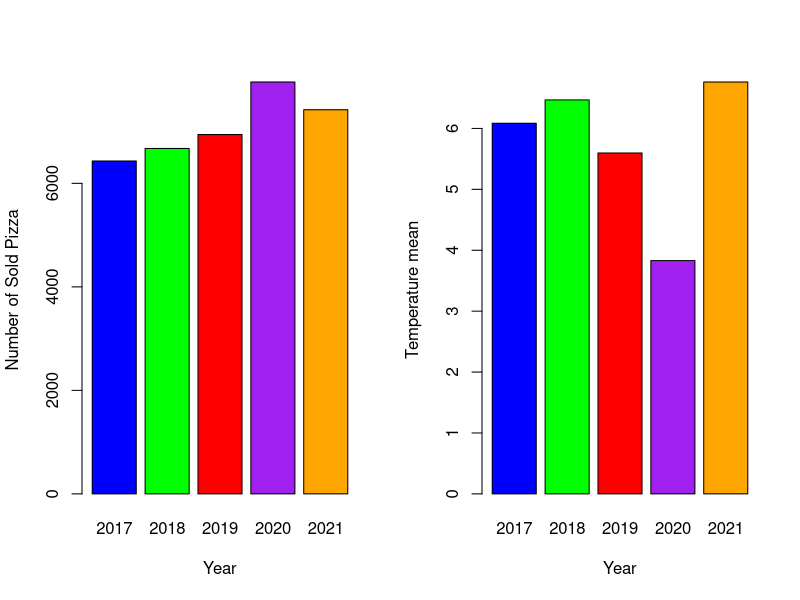
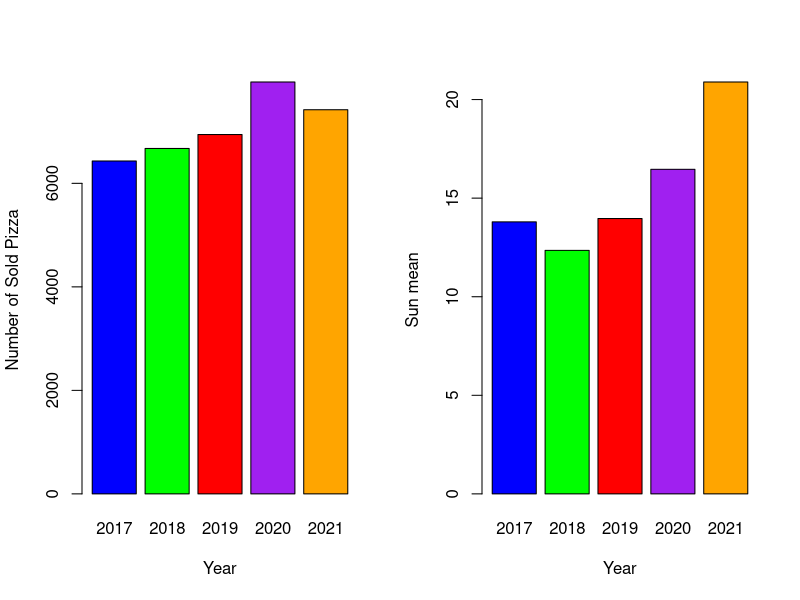
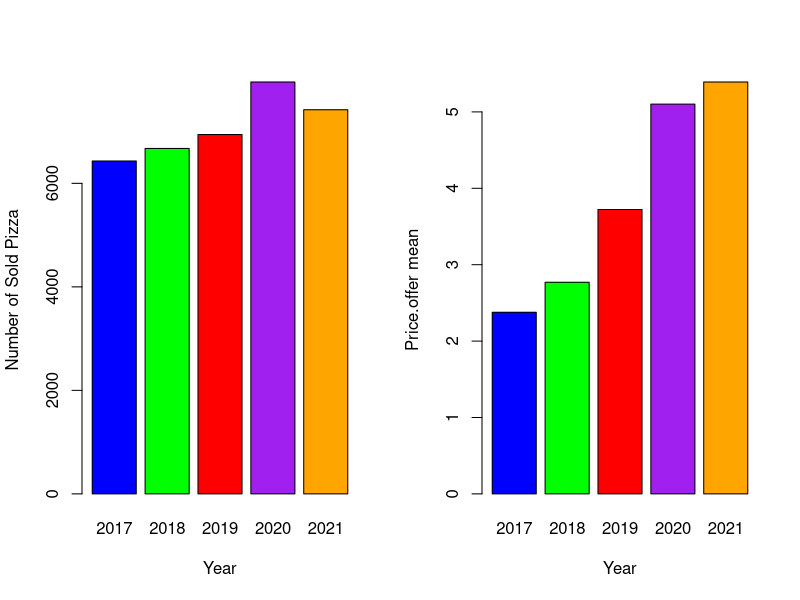
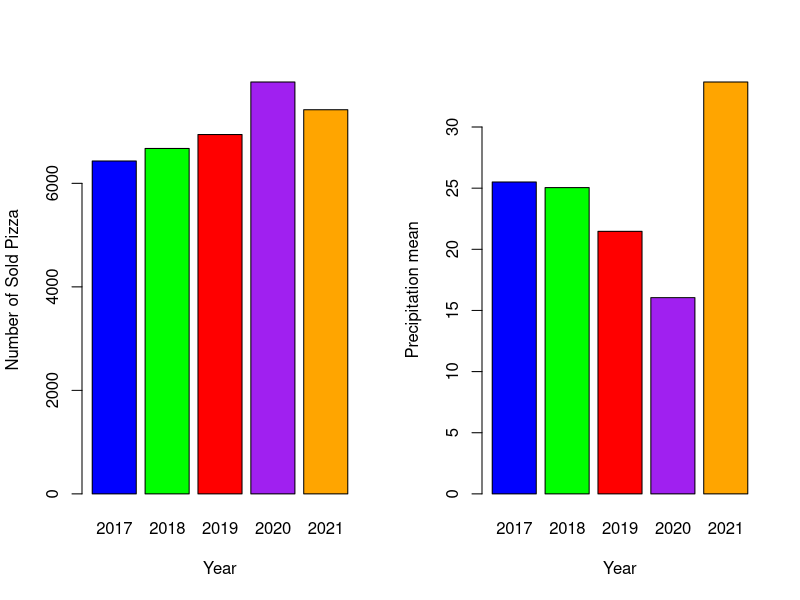
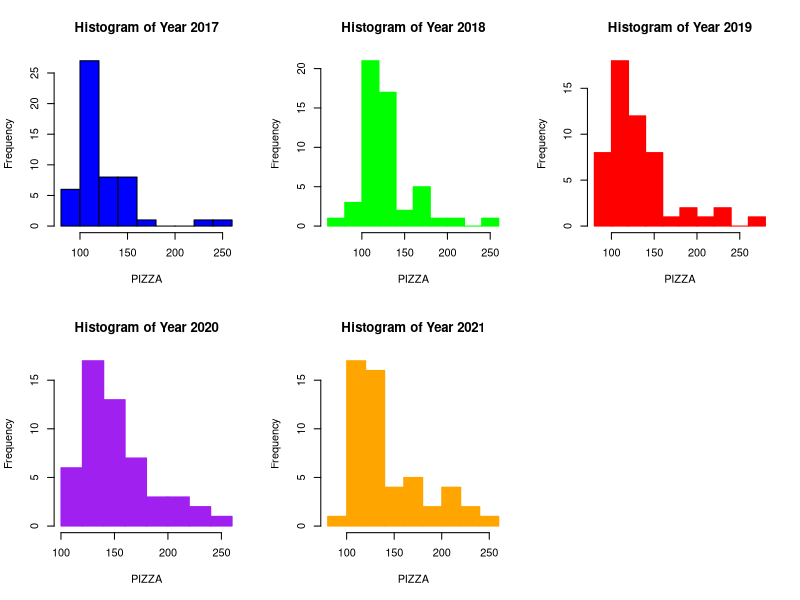
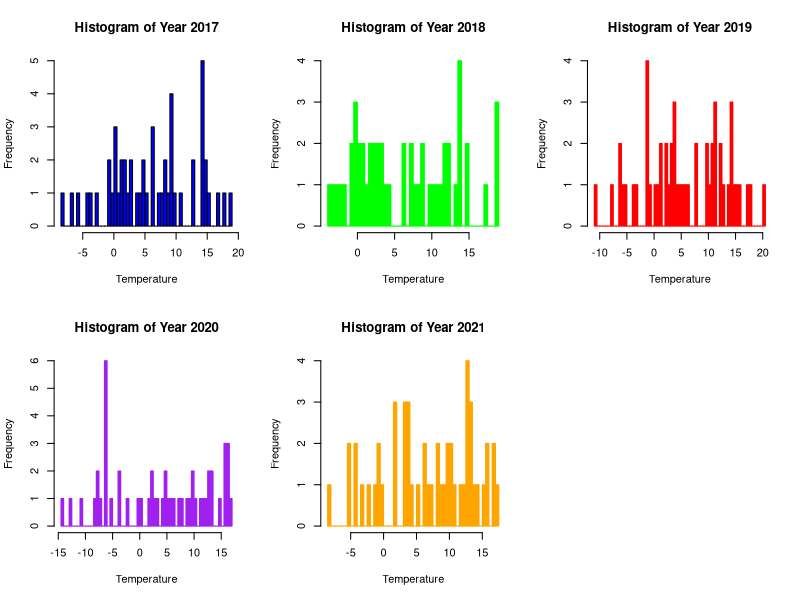
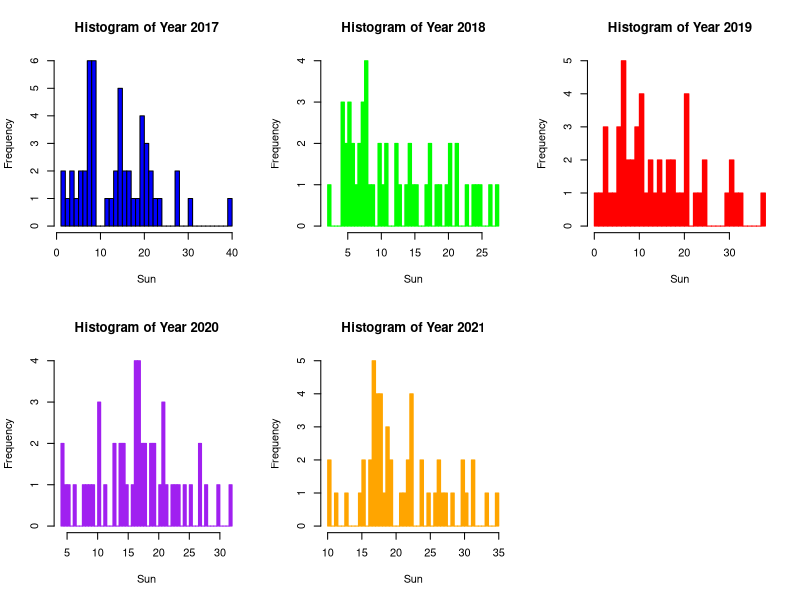
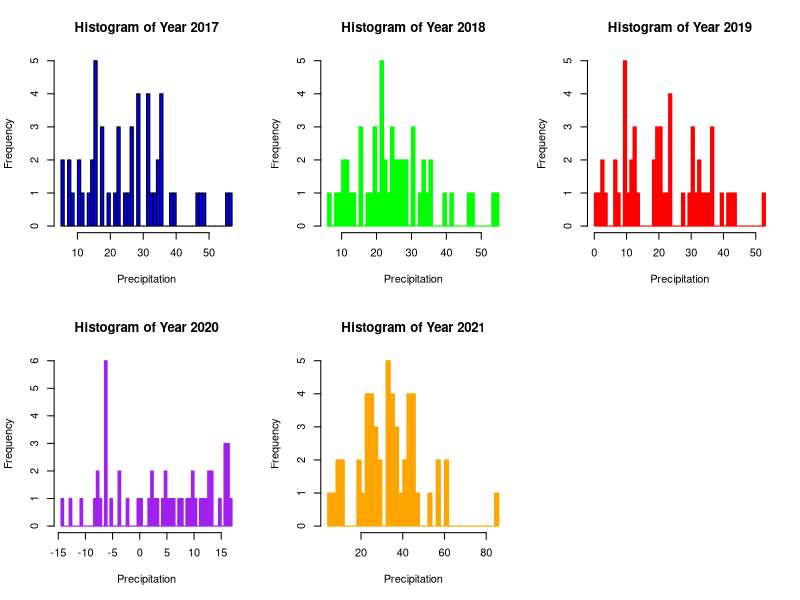

Source code (R) for these figures, in order:
## ---- chunk 1
knitr::opts_chunk$set(warning = FALSE, message = FALSE) 
## ---- chunk 2
library(readxl)
## ---- chunk 3
data = read.csv('data.csv')
#my_data %>% drop_na()
Pizza = data$Pizza
Year2017 = data[1:52,]
Year2018 = data[53:104,]
Year2019 = data[105:157,]
Year2020 = data[158:209,]
Year2021 = data[210:dim(data)[1],]
## ---- chunk 4

years = c("2017", "2018", "2019", "2020", "2021")
colors = c("blue", "green", "red", "purple", "orange")
par(mfrow = c(1, 2))

# Create the first bar plot
barplot(c(sum(Year2017$Pizza), sum(Year2018$Pizza), sum(Year2019$Pizza), sum(Year2020$Pizza), sum(Year2021$Pizza)), 
        names.arg = years, 
        xlab = "Year", ylab = "Number of Sold Pizza",col=colors)

# Create the second bar plot
barplot(c(mean(Year2017$Temperature), mean(Year2018$Temperature), mean(Year2019$Temperature), mean(Year2020$Temperature), mean(Year2021$Temperature)), 
        names.arg = years, 
        xlab = "Year", ylab = "Temperature mean",col=colors)

#####################################################################################
## ---- chunk 5
par(mfrow = c(1, 2))
barplot(c(sum(Year2017$Pizza), sum(Year2018$Pizza), sum(Year2019$Pizza), sum(Year2020$Pizza), sum(Year2021$Pizza)), 
        names.arg = years, 
        xlab = "Year", ylab = "Number of Sold Pizza",col=colors)

# Create the second bar plot
barplot(c(mean(Year2017$Sun), mean(Year2018$Sun), mean(Year2019$Sun), mean(Year2020$Sun), mean(Year2021$Sun)), 
        names.arg = years, 
        xlab = "Year", ylab = "Sun mean",col=colors)
## ---- chunk 6
par(mfrow = c(1, 2))
barplot(c(sum(Year2017$Pizza), sum(Year2018$Pizza), sum(Year2019$Pizza), sum(Year2020$Pizza), sum(Year2021$Pizza)), 
        names.arg = years, 
        xlab = "Year", ylab = "Number of Sold Pizza",col=colors)

# Create the second bar plot
barplot(c(mean(Year2017$Price.offer), mean(Year2018$Price.offer), mean(Year2019$Price.offer), mean(Year2020$Price.offer), mean(Year2021$Price.offer)), 
        names.arg = years, 
        xlab = "Year", ylab = "Price.offer mean",col=colors)
## ---- chunk 7
par(mfrow = c(1, 2))
# Create the first bar plot
barplot(c(sum(Year2017$Pizza), sum(Year2018$Pizza), sum(Year2019$Pizza), sum(Year2020$Pizza), sum(Year2021$Pizza)), 
        names.arg = years, 
        xlab = "Year", ylab = "Number of Sold Pizza",col=colors)

# Create the second bar plot
barplot(c(mean(Year2017$Precipitation), mean(Year2018$Precipitation), mean(Year2019$Precipitation), mean(Year2020$Precipitation), mean(Year2021$Precipitation)), 
        names.arg = years, 
        xlab = "Year", ylab = "Precipitation mean",col=colors)
## ---- chunk 8
# Set the layout to 4 rows and 1 column
par(mfrow = c(2, 3))

# Create a histogram of the data for Year 2017 with frequency on the y-axis
hist(Year2017$Pizza,
     main = "Histogram of Year 2017", xlab = "PIZZA", ylab = "Frequency",
     col = "blue")

# Create a histogram of the data for Year 2018 with frequency on the y-axis
hist(Year2018$Pizza, 
     main = "Histogram of Year 2018", xlab = "PIZZA", ylab = "Frequency",
     col = "green", border = "green")

# Create a histogram of the data for Year 2019 with frequency on the y-axis
hist(Year2019$Pizza,
     main = "Histogram of Year 2019", xlab = "PIZZA", ylab = "Frequency",
     col = "red", border = "red")

# Create a histogram of the data for Year 2020 with frequency on the y-axis
hist(Year2020$Pizza,  
     main = "Histogram of Year 2020", xlab = "PIZZA", ylab = "Frequency",
     col = "purple", border = "purple")

# Create a histogram of the data for Year 2021 with frequency on the y-axis
hist(Year2021$Pizza, 
     main = "Histogram of Year 2021", xlab = "PIZZA", ylab = "Frequency",
     col = "orange", border = "orange")
## ---- chunk 9
##############################################################################################
# Set the layout to 4 rows and 1 column
par(mfrow = c(2, 3))

# Create a histogram of the data for Year 2017 with frequency on the y-axis
hist(Year2017$Temperature,
     main = "Histogram of Year 2017", xlab = "Temperature", ylab = "Frequency",
     col = "blue",breaks = 50)

# Create a histogram of the data for Year 2018 with frequency on the y-axis
hist(Year2018$Temperature, 
     main = "Histogram of Year 2018", xlab = "Temperature", ylab = "Frequency",
     col = "green", border = "green",breaks = 50)

# Create a histogram of the data for Year 2019 with frequency on the y-axis
hist(Year2019$Temperature,
     main = "Histogram of Year 2019", xlab = "Temperature", ylab = "Frequency",
     col = "red", border = "red",breaks = 50)

# Create a histogram of the data for Year 2020 with frequency on the y-axis
hist(Year2020$Temperature,  
     main = "Histogram of Year 2020", xlab = "Temperature", ylab = "Frequency",
     col = "purple", border = "purple",breaks = 50)

# Create a histogram of the data for Year 2021 with frequency on the y-axis
hist(Year2021$Temperature, 
     main = "Histogram of Year 2021", xlab = "Temperature", ylab = "Frequency",
     col = "orange", border = "orange",breaks = 50)

###########################################################################################
## ---- chunk 10
##############################################################################################
# Set the layout to 4 rows and 1 column
par(mfrow = c(2, 3))

# Create a histogram of the data for Year 2017 with frequency on the y-axis
hist(Year2017$Sun,
     main = "Histogram of Year 2017", xlab = "Sun", ylab = "Frequency",
     col = "blue",breaks = 50)

# Create a histogram of the data for Year 2018 with frequency on the y-axis
hist(Year2018$Sun, 
     main = "Histogram of Year 2018", xlab = "Sun", ylab = "Frequency",
     col = "green", border = "green",breaks = 50)

# Create a histogram of the data for Year 2019 with frequency on the y-axis
hist(Year2019$Sun,
     main = "Histogram of Year 2019", xlab = "Sun", ylab = "Frequency",
     col = "red", border = "red",breaks = 50)

# Create a histogram of the data for Year 2020 with frequency on the y-axis
hist(Year2020$Sun,  
     main = "Histogram of Year 2020", xlab = "Sun", ylab = "Frequency",
     col = "purple", border = "purple",breaks = 50)

# Create a histogram of the data for Year 2021 with frequency on the y-axis
hist(Year2021$Sun, 
     main = "Histogram of Year 2021", xlab = "Sun", ylab = "Frequency",
     col = "orange", border = "orange",breaks = 50)

###########################################################################################
## ---- chunk 11
##############################################################################################
# Set the layout to 4 rows and 1 column
par(mfrow = c(2, 3))

# Create a histogram of the data for Year 2017 with frequency on the y-axis
hist(Year2017$Precipitation,
     main = "Histogram of Year 2017", xlab = "Precipitation", ylab = "Frequency",
     col = "blue",breaks = 50)

# Create a histogram of the data for Year 2018 with frequency on the y-axis
hist(Year2018$Precipitation, 
     main = "Histogram of Year 2018", xlab = "Precipitation", ylab = "Frequency",
     col = "green", border = "green",breaks = 50)

# Create a histogram of the data for Year 2019 with frequency on the y-axis
hist(Year2019$Precipitation,
     main = "Histogram of Year 2019", xlab = "Precipitation", ylab = "Frequency",
     col = "red", border = "red",breaks = 50)

# Create a histogram of the data for Year 2020 with frequency on the y-axis
hist(Year2020$Temperature,  
     main = "Histogram of Year 2020", xlab = "Precipitation", ylab = "Frequency",
     col = "purple", border = "purple",breaks = 50)

# Create a histogram of the data for Year 2021 with frequency on the y-axis
hist(Year2021$Precipitation, 
     main = "Histogram of Year 2021", xlab = "Precipitation", ylab = "Frequency",
     col = "orange", border = "orange",breaks = 50)

###########################################################################################
## ---- chunk 12
##############################################################################################
# Set the layout to 4 rows and 1 column
par(mfrow = c(2, 3))

# Create a histogram of the data for Year 2017 with frequency on the y-axis
hist(Year2017$Price.offer,
     main = "Histogram of Year 2017", xlab = "Price.offer", ylab = "Frequency",
     col = "blue",breaks = 50)

# Create a histogram of the data for Year 2018 with frequency on the y-axis
hist(Year2018$Price.offer, 
     main = "Histogram of Year 2018", xlab = "Price.offer", ylab = "Frequency",
     col = "green", border = "green",breaks = 50)

# Create a histogram of the data for Year 2019 with frequency on the y-axis
hist(Year2019$Price.offer,
     main = "Histogram of Year 2019", xlab = "Price.offer", ylab = "Frequency",
     col = "red", border = "red",breaks = 50)

# Create a histogram of the data for Year 2020 with frequency on the y-axis
hist(Year2020$Price.offer,  
     main = "Histogram of Year 2020", xlab = "Price.offer", ylab = "Frequency",
     col = "purple", border = "purple",breaks = 50)

# Create a histogram of the data for Year 2021 with frequency on the y-axis
hist(Year2021$Temperature, 
     main = "Histogram of Year 2021", xlab = "Temperature", ylab = "Frequency",
     col = "orange", border = "orange",breaks = 50)

###########################################################################################
## ---- chunk 13


data = read.csv('data.csv')
summary(data)

df2=data[, -c(1)]
#remove 0 column
temp = c("Campaign.14", "Campaign.15", "Campaign.16","Campaign17","Campaign.18" ) 
df2 = df2[ ,! names(df2) %in% temp]
df3=as.data.frame(scale(df2))

data=df3
for(i in 1:ncol(data)) {
  data[is.na(data[,i]), i] <- min(data[,i], na.rm = TRUE)
}

# Replace missing values with the median of the column
missing_rows <- sapply(data, function(x) any(is.na(x)))
missing_rows_index <- which(missing_rows)


n=dim(data)[1]
set.seed(12345) 
id=sample(1:n, floor(n*0.7))

# split to train and test

train=data[id,] 
test=data[-id,] 
trainX=as.matrix(train[,-1])
testX=as.matrix(test[,-1])

## ---- chunk 14
m1=lm(Pizza~., data=train)
summary(m1)
cat('mean square error on train set = ', mean((train$Pizza-predict(m1,train))^2,na.rm=TRUE),'\n')  
cat('mean square error on test set = ', mean((test$Pizza-predict(m1,test))^2,na.rm=TRUE),'\n')  
qqnorm(residuals(m1))
qqline(residuals(m1))

## ---- chunk 15
#model2
model <- lm(Pizza ~ Price.offer +Temperature +Precipitation + Sun + Christmas + New.year + X17th.of.May...National.day + Easter + 
              Kr..Himmelfart..Ascension.day. + Pinse..pentecost. + Summer.vacation + Campaign.1 + 
              Campaign.2 + Campaign.3 + Campaign.4 + Campaign.5 + Campaign.6 + Campaign.7 + 
              Campaign.8 + Campaign.9 + Campaign.10 + Campaign.11 + Campaign.12 + Campaign.13 , data = train)
summary(model)
cat('mean square error on train set = ', mean((train$Pizza-predict(model,train))^2,na.rm=TRUE),'\n')  

cat('mean square error on test set = ', mean((test$Pizza-predict(model,test))^2,na.rm=TRUE),'\n')  

 
qqnorm(residuals(model))
qqline(residuals(model))
## ---- chunk 16
###############################################################

lm2 = lm(Pizza ~ Price.offer+Temperature+Precipitation + Sun,data = train)
summary(lm2)
cat('mean square error on train set = ', mean((train$Pizza-predict(lm2,train))^2,na.rm=TRUE),'\n')  

cat('mean square error on test set = ', mean((test$Pizza-predict(lm2,test))^2,na.rm=TRUE),'\n')  

qqnorm(residuals(lm2))
qqline(residuals(lm2))
#################################################################
## ---- chunk 17
library(glmnet)
model0=glmnet(trainX, train$Pizza, alpha=1,family="gaussian")
plot(model0, xvar="lambda", label=TRUE)

model1=glmnet(trainX, train$Pizza, alpha=0,family="gaussian")
plot(model1, xvar="lambda", label=TRUE)



set.seed(12345)
model=cv.glmnet(trainX, train$Pizza, alpha=1,family="gaussian")
model$lambda.min
plot(model)


mB=glmnet(trainX, train$Pizza, alpha=1,family="gaussian", lambda = model$lambda.min)
cat('mean square error on test set = ', mean((test$Pizza-predict(mB,testX))^2),'\n')  
plot(predict(mB, testX),test$Pizza,ylab = 'TRUE Value', xlab = 'Predicted Value',main = 'Quality of predicted Prediction')

## ---- chunk 18

coefs <- coef(mB, s = "lambda.min")

important_feature_indices <- order(abs(coefs), decreasing = TRUE)[1:6]
#Feature_name_most = names(train)
Feature_name_most = coefs@Dimnames[[1]]
important_features <- Feature_name_most[important_feature_indices]
cat('The most important features: ')

important_features_df = data.frame(data = t(coefs[important_feature_indices]) )
names(important_features_df) = important_features
print(important_features_df)
## ---- chunk 19
values <- c(0.79255940,0.17012066,0.08354925,0.07847286)
labels <- c('Price.offer','Campaign.5','Campaign.2','Competitor.4')
pie(values, labels = paste0(round(values/sum(values)*100,2),"%"), main = "2D Percentage Pie Chart", col = rainbow(6), init.angle = 90, clockwise = TRUE, cex = 0.8)
legend("topright",legend=labels, cex=0.8,fill=rainbow(6))



## ---- chunk 20
zero_coef_indices_least <- which(coefs == 0)
Feature_name = coefs@Dimnames[[1]]
zero_coef_features <- Feature_name[zero_coef_indices_least]
cat('The least important features: ')
print(zero_coef_features)

